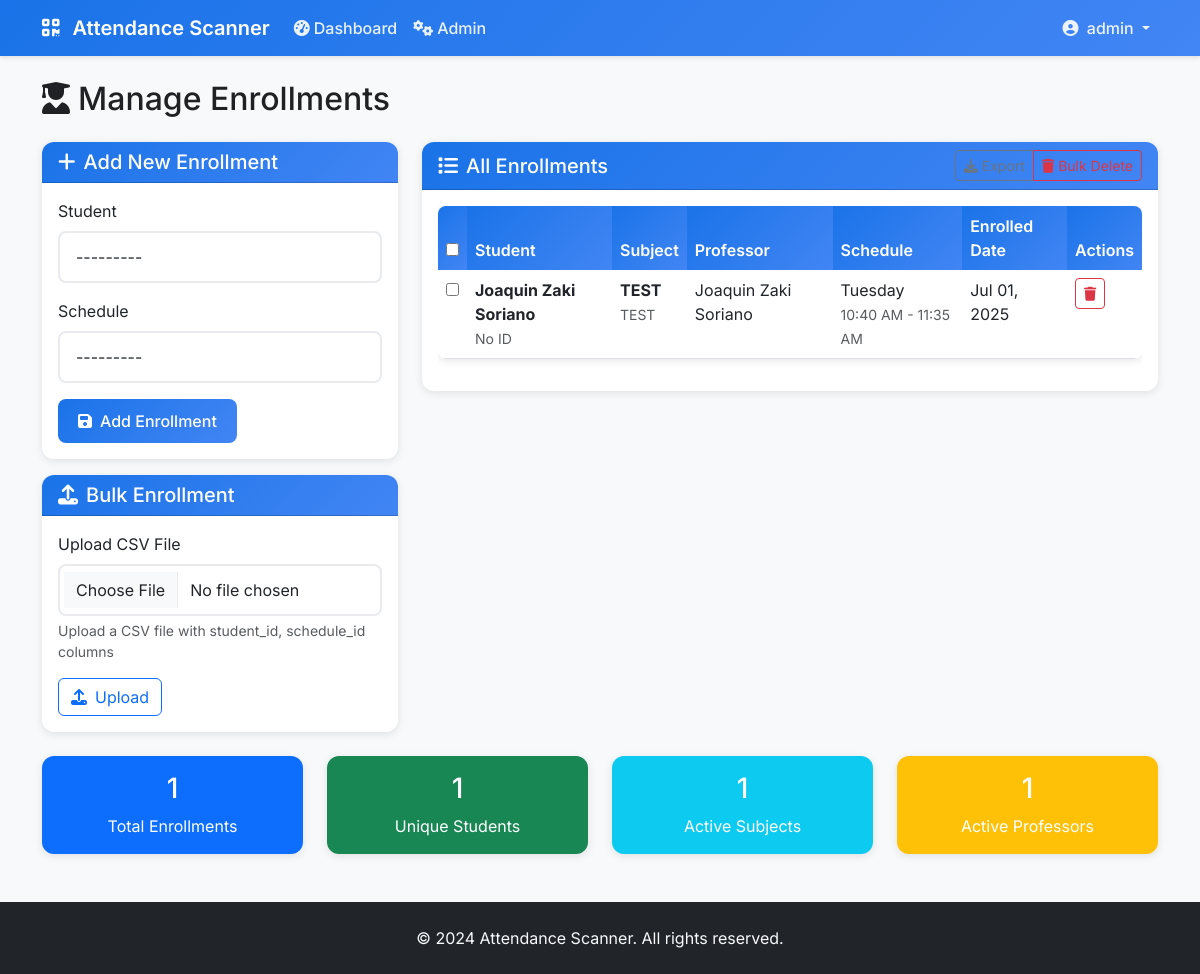
The app's page /manage-enrollments/ (signed in) with its own data.
### scanner/models.py (models this page shows, shortened)
class User(AbstractUser):
    USER_TYPES = (
        ('student', 'Student'),
        ('professor', 'Professor'),
        ('admin', 'Admin'),
    )
    user_type = models.CharField(max_length=10, choices=USER_TYPES, default='student')
    student_id = models.CharField(max_length=20, blank=True, null=True, unique=True)
    barcode = models.CharField(max_length=50, blank=True, null=True, unique=True)
    phone = models.CharField(max_length=15, blank=True, null=True)
    def __str__(self):
        return f"{self.get_full_name()} ({self.user_type})"

class Enrollment(models.Model):
    student = models.ForeignKey(User, on_delete=models.CASCADE, limit_choices_to={'user_type': 'student'})
    schedule = models.ForeignKey(Schedule, on_delete=models.CASCADE)
    enrolled_at = models.DateTimeField(auto_now_add=True)
    class Meta:
        unique_together = ['student', 'schedule']

class Schedule(models.Model):
    DAYS_OF_WEEK = (
        ('monday', 'Monday'),
        ('tuesday', 'Tuesday'),
        ('wednesday', 'Wednesday'),
        ('thursday', 'Thursday'),
        ('friday', 'Friday'),
        ('saturday', 'Saturday'),
        ('sunday', 'Sunday'),
    )
    subject = models.ForeignKey(Subject, on_delete=models.CASCADE)
    professor = models.ForeignKey(User, on_delete=models.CASCADE, limit_choices_to={'user_type': 'professor'})
    room = models.ForeignKey(Room, on_delete=models.CASCADE)
    day_of_week = models.CharField(max_length=10, choices=DAYS_OF_WEEK)
    start_time = models.TimeField()
    end_time = models.TimeField()
    semester = models.CharField(max_length=20, default='2024-1')
    academic_year = models.CharField(max_length=10, default='2024-2025')
    is_active = models.BooleanField(default=True)
    created_at = models.DateTimeField(auto_now_add=True)
    class Meta:
        unique_together = ['room', 'day_of_week', 'start_time', 'end_time', 'semester']
    def __str__(self):
        return f"{self.subject.code} - {self.professor.get_full_name()} - {self.room.name} ({self.get_day_of_week_display()})"

class Subject(models.Model):
    code = models.CharField(max_length=20, unique=True)
    name = models.CharField(max_length=100)
    description = models.TextField(blank=True, null=True)
    units = models.IntegerField(default=3)

### scanner/views.py (the view)
# urls.py: path('manage-enrollments/', views.manage_enrollments, name='manage_enrollments'),
@login_required
@user_passes_test(is_admin)
def manage_enrollments(request):
    if request.method == 'POST':
        form = EnrollmentForm(request.POST)
        if form.is_valid():
            form.save()
            messages.success(request, 'Enrollment created successfully!')
            return redirect('manage_enrollments')
    else:
        form = EnrollmentForm()
    enrollments = Enrollment.objects.all().order_by('student__username', 'schedule__subject__code')
    return render(request, 'scanner/manage_enrollments.html', {'form': form, 'enrollments': enrollments})

### scanner/forms.py
class EnrollmentForm(forms.ModelForm):
    class Meta:
        model = Enrollment
        fields = ['student', 'schedule']
        widgets = {
            'student': forms.Select(attrs={'class': 'form-control'}),
            'schedule': forms.Select(attrs={'class': 'form-control'}),
        }

### scanner/views.py (called while the page is built)
def is_admin(user):
    return user.is_authenticated and user.user_type == 'admin'

### scanner/templates/scanner/manage_enrollments.html (shortened to what this page needs)
{% extends 'scanner/base.html' %}  {% block content %}
<div class="row">
  <div class="col-12">
    <h2 class="mb-4">
      <i class="fas fa-user-graduate me-2"></i>Manage Enrollments
    </h2>
  </div>
</div>
<div class="row">
  <div class="col-md-4">
    <div class="card">
      <div class="card-header">
        <h5 class="mb-0"><i class="fas fa-plus me-2"></i>Add New Enrollment</h5>
      </div>
      <div class="card-body">
        <form method="post">
          {% csrf_token %} {% for field in form %}
          <div class="mb-3">
            <label for="{{ field.id_for_label }}" class="form-label"
              >{{ field.label }}</label
            >
            {{ field }}
          </div>
          {% endfor %}
          <button type="submit" class="btn btn-primary">
            <i class="fas fa-save me-2"></i>Add Enrollment
          </button>
        </form>
      </div>
    </div>
    <div class="card mt-3">
      <div class="card-header">
        <h5 class="mb-0"><i class="fas fa-upload me-2"></i>Bulk Enrollment</h5>
      </div>
      <div class="card-body">
        <form
          method="post"
          enctype="multipart/form-data"
          action="{% url 'bulk_enrollment' %}"
        >
          <div class="mb-3">
            <label for="csv_file" class="form-label">Upload CSV File</label>
            <input
              type="file"
              class="form-control"
              id="csv_file"
              name="csv_file"
              accept=".csv"
            />
            <div class="form-text">
              Upload a CSV file with student_id, schedule_id columns
            </div>
          </div>
          <button type="submit" class="btn btn-outline-primary">
            <i class="fas fa-upload me-2"></i>Upload
          </button>
        </form>
      </div>
    </div>
  </div>
  <div class="col-md-8">
    <div class="card">
      <div class="card-header">
        <div class="d-flex justify-content-between align-items-center">
          <h5 class="mb-0"><i class="fas fa-list me-2"></i>All Enrollments</h5>
          <div class="btn-group" role="group">
            <button
              type="button"
              class="btn btn-sm btn-outline-secondary"
              onclick="exportEnrollments()"
            >
              <i class="fas fa-download me-1"></i>Export
            </button>
            <button
              type="button"
              class="btn btn-sm btn-outline-danger"
              onclick="bulkDelete()"
            >
              <i class="fas fa-trash me-1"></i>Bulk Delete
            </button>
          </div>
        </div>
      </div>
      <div class="card-body">
        {% if enrollments %}
        <div class="table-responsive">
          <table class="table table-hover">
            <thead>
              <tr>
                <th>
                  <input
                    type="checkbox"
                    id="selectAll"
                    onchange="toggleSelectAll()"
                  />
                </th>
                <th>Student</th>
                <th>Subject</th>
                <th>Professor</th>
                <th>Schedule</th>
                <th>Enrolled Date</th>
                <th>Actions</th>
              </tr>
            </thead>
            <tbody>
              {% for enrollment in enrollments %}
              <tr>
                <td>
                  <input
                    type="checkbox"
                    class="enrollment-checkbox"
                    value="{{ enrollment.id }}"
                  />
                </td>
                <td>
                  <strong>{{ enrollment.student.get_full_name }}</strong><br />
                  <small class="text-muted"
                    >{{ enrollment.student.student_id|default:"No ID" }}</small
                  >
                </td>
                <td>
                  <strong>{{ enrollment.schedule.subject.code }}</strong><br />
                  <small class="text-muted"
                    >{{ enrollment.schedule.subject.name }}</small
                  >
                </td>
                <td>{{ enrollment.schedule.professor.get_full_name }}</td>
                <td>
                  {{ enrollment.schedule.get_day_of_week_display }}<br />
                  <small class="text-muted">
                    {{ enrollment.schedule.start_time|time:"g:i A" }} - {{ enrollment.schedule.end_time|time:"g:i A" }}
                  </small>
                </td>
                <td>{{ enrollment.enrolled_at|date:"M d, Y" }}</td>
                <td>
                  <div class="btn-group" role="group">
                    <a
                      href="{% url 'delete_enrollment' enrollment.id %}"
                      class="btn btn-sm btn-outline-danger"
                      title="Delete"
                      onclick="return confirm('Are you sure you want to delete this enrollment?')"
                    >
                      <i class="fas fa-trash"></i>
                    </a>
                  </div>
                </td>
              </tr>
              {% endfor %}
            </tbody>
          </table>
        </div>
        {% else %}
        <div class="text-center py-4">
          <i class="fas fa-user-graduate fa-3x text-muted mb-3"></i>
          <h5>No Enrollments Found</h5>
          <p class="text-muted">No student enrollments have been added yet.</p>
        </div>
        {% endif %}
      </div>
    </div>
  </div>
</div>
<div class="row mt-4">
  <div class="col-md-3">
    <div class="card bg-primary text-white">
      <div class="card-body text-center">
        <h3>{{ enrollments|length }}</h3>
        <p class="mb-0">Total Enrollments</p>
      </div>
    </div>
  </div>
  <div class="col-md-3">
    <div class="card bg-success text-white">
      <div class="card-body text-center">
        <h3>
          {% regroup enrollments by student as student_list %}
          {{ student_list|length }}
        </h3>
        <p class="mb-0">Unique Students</p>
      </div>
    </div>
  </div>
  <div class="col-md-3">
    <div class="card bg-info text-white">
      <div class="card-body text-center">
        <h3>
          {% regroup enrollments by schedule.subject as subject_list %}
          {{ subject_list|length }}
        </h3>
        <p class="mb-0">Active Subjects</p>
      </div>
    </div>
  </div>
  <div class="col-md-3">
    <div class="card bg-warning text-white">
      <div class="card-body text-center">
        <h3>
          {% regroup enrollments by schedule.professor as professor_list %}
          {{ professor_list|length }}
        </h3>
        <p class="mb-0">Active Professors</p>
      </div>
    </div>
  </div>
</div>
{% endblock %}

### scanner/templates/scanner/base.html (shortened to what this page needs)
<!DOCTYPE html>
<html lang="en">
  <head>
    <link
      href="https://cdn.jsdelivr.net/npm/bootstrap@5.3.0/dist/css/bootstrap.min.css"
      rel="stylesheet"
    />
    <link
      href="https://cdnjs.cloudflare.com/ajax/libs/font-awesome/6.4.0/css/all.min.css"
      rel="stylesheet"
    />
    {% load static %}
    <link href="{% static 'css/custom.css' %}" rel="stylesheet" />
  </head>
  <body>
    <nav class="navbar navbar-expand-lg navbar-dark">
      <div class="container">
        <a class="navbar-brand" href="{% url 'home' %}">
          <i class="fas fa-qrcode me-2"></i>
          Attendance Scanner
        </a>
        <div class="collapse navbar-collapse" id="navbarNav">
          <ul class="navbar-nav me-auto">
            {% if user.is_authenticated %}
            <li class="nav-item">
              <a class="nav-link" href="{% url 'dashboard' %}">
                <i class="fas fa-tachometer-alt me-1"></i>Dashboard
              </a>
            </li>
            {% if user.user_type == 'professor' %}
            <li class="nav-item">
              <a class="nav-link" href="{% url 'schedule_management' %}">
                <i class="fas fa-calendar-alt me-1"></i>Schedules
              </a>
            </li>
            {% elif user.user_type == 'admin' %}
            <li class="nav-item">
              <a class="nav-link" href="{% url 'admin_dashboard' %}">
                <i class="fas fa-cogs me-1"></i>Admin
              </a>
            </li>
            {% endif %} {% endif %}
          </ul>
          <ul class="navbar-nav">
            {% if user.is_authenticated %}
            <li class="nav-item dropdown">
              <a
                class="nav-link dropdown-toggle"
                href="#"
                id="navbarDropdown"
                role="button"
                data-bs-toggle="dropdown"
              >
                <i class="fas fa-user-circle me-1"></i>
                {{ user.get_full_name|default:user.username }}
              </a>
            </li>
            {% endif %}
          </ul>
        </div>
      </div>
    </nav>
    <main class="container my-4">{% block content %}{% endblock %}</main>
    <footer class="bg-dark text-light py-4 mt-5">
      <div class="container text-center">
        <p class="mb-0">&copy; 2024 Attendance Scanner. All rights reserved.</p>
      </div>
    </footer>
  </body>
</html>

### static/css/custom.css (style rules this page uses)
.card { transition: box-shadow 0.2s ease-in-out; }
.btn { transition: all 0.2s ease-in-out; }

### scanner/templates/scanner/base.html (style rules this page uses)
:root { --primary-color: #1a73e8; --secondary-color: #34a853; --warning-color: #fbbc04; --danger-color: #ea4335; --light-gray: #f8f9fa; --border-color: #e8eaed; --text-primary: #202124; --text-secondary: #5f6368; }
* { font-family: "Inter", sans-serif; }
body { background-color: var(--light-gray); color: var(--text-primary); }
.navbar { background: linear-gradient(135deg, var(--primary-color), #4285f4); box-shadow: 0 2px 4px rgba(0, 0, 0, 0.1); }
.navbar-brand { font-weight: 600; color: white !important; }
.nav-link { color: rgba(255, 255, 255, 0.9) !important; font-weight: 500; transition: color 0.3s ease; }
.card { border: none; border-radius: 12px; box-shadow: 0 2px 8px rgba(0, 0, 0, 0.1); transition: transform 0.2s ease, box-shadow 0.2s ease; }
.card-header { background: linear-gradient(135deg, var(--primary-color), #4285f4); color: white; border-radius: 12px 12px 0 0 !important; font-weight: 600; }
.btn-primary { background: linear-gradient(135deg, var(--primary-color), #4285f4); border: none; border-radius: 8px; font-weight: 500; padding: 10px 20px; transition: all 0.3s ease; }
.form-control { border-radius: 8px; border: 2px solid var(--border-color); padding: 12px 16px; transition: border-color 0.3s ease; }
.table { border-radius: 8px; overflow: hidden; box-shadow: 0 2px 8px rgba(0, 0, 0, 0.1); }
.table thead th { background: linear-gradient(135deg, var(--primary-color), #4285f4); color: white; border: none; font-weight: 600; }

### records on screen
User: get_full_name "admin"
Enrollment: student.get_full_name "Joaquin Zaki Soriano", student.student_id "No ID", schedule.subject.code "TEST", schedule.subject.name "TEST", schedule.professor.get_full_name "Joaquin Zaki Soriano", schedule.day_of_week "Tuesday", schedule.start_time "10:40 AM", schedule.end_time "11:35 AM", enrolled_at "Jul 01, 2025"

### other values on screen
{{ field.label }} "Student" "Schedule"
{{ enrollments|length }} "1"
{{ student_list|length }} "1"
{{ subject_list|length }} "1"
{{ professor_list|length }} "1"
